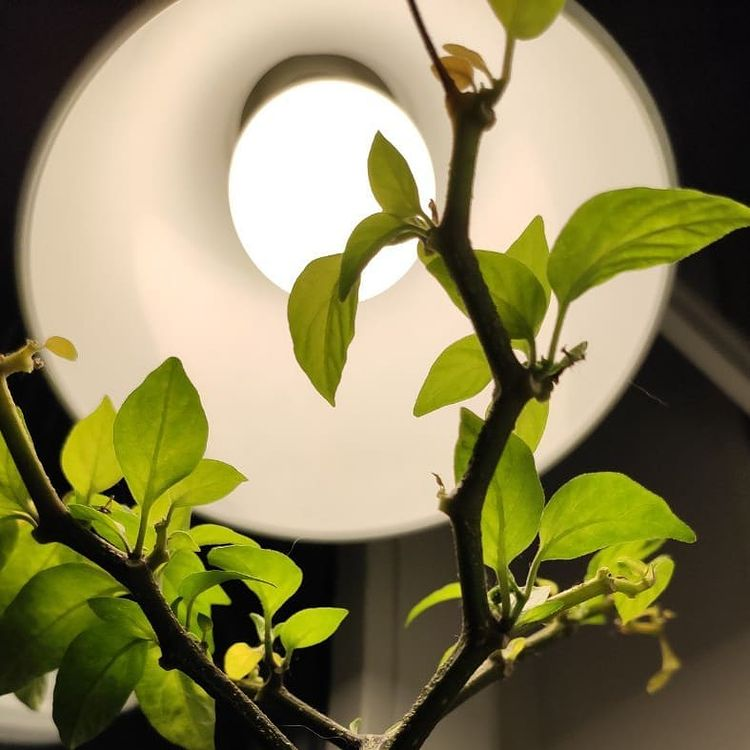
#> input picture img2.jpg, 750 x 750 px
$ python filter.py
#> lines starting #> are read from the running program, lines starting #| are printed output that depends on the picture
from PIL import Image
import numpy as np
img = Image.open(input("Enter image you want to change: "))
#> the answer given: img2.jpg
#> img is the input picture: PIL image 750x750 RGB; mean R, G, B 136.4, 129.4, 87.9
result_img = input("Enter image to write your result onto: ")
#> the answer given: img2.jpg
arr = np.array(img)
height = len(arr)
#> height = 750
width = len(arr[1])
#> width = 750
size = int(input("Enter size: "))
#> the answer given: 100
gradation = int(input("Enter gradation: "))
#> the answer given: 3
step = int(255 / gradation)


def return_average(i, j, arr, size):
  color_sum = np.sum((arr[i: i + size, j: j + size]) / 3)
  average = int(color_sum // (size * size))
  return average


class Grey:
  def __init__(self, step, height, width, size, arr):
#> called with step = 85, height = 750, width = 750, size = 100
    self.step = step
    self.height = height
#> self.height = 750
    self.width = width
#> self.width = 750
    self.size = size
    self.arr = arr

  def getGrey(self):
    for i in range(0, self.height, self.size):
      for j in range(0, self.width, self.size):
        average = return_average(i, j, arr, size)
        self.arr[i: i + self.size, j: j + self.size] = int(average // self.step) * self.step
#> this loop made 8 passes
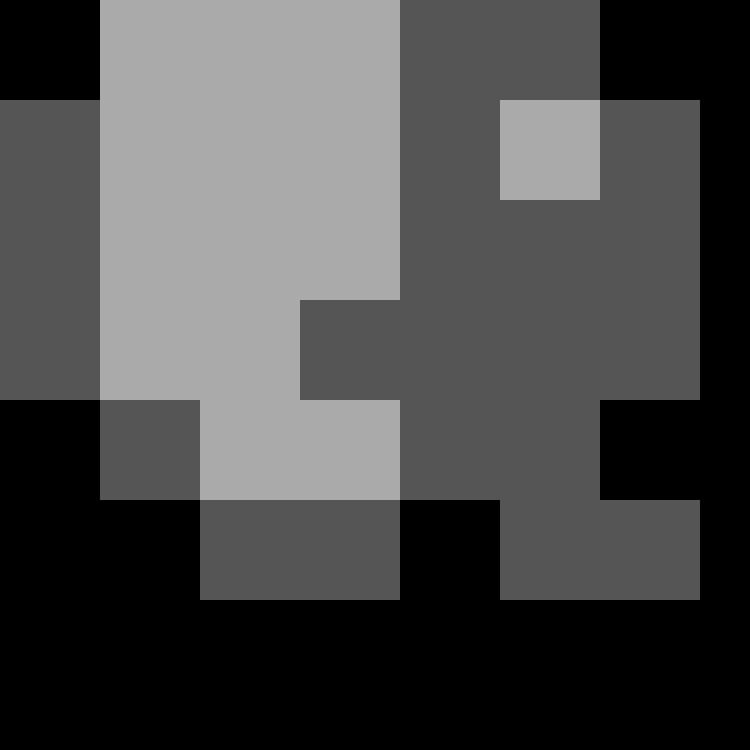
#> self.arr: shape (750, 750, 3); min 0, max 170, mean 74
    return self.arr

newPicture = Grey(step, height, width, size, arr)
res = Image.fromarray(newPicture.getGrey())
res.save(result_img)
